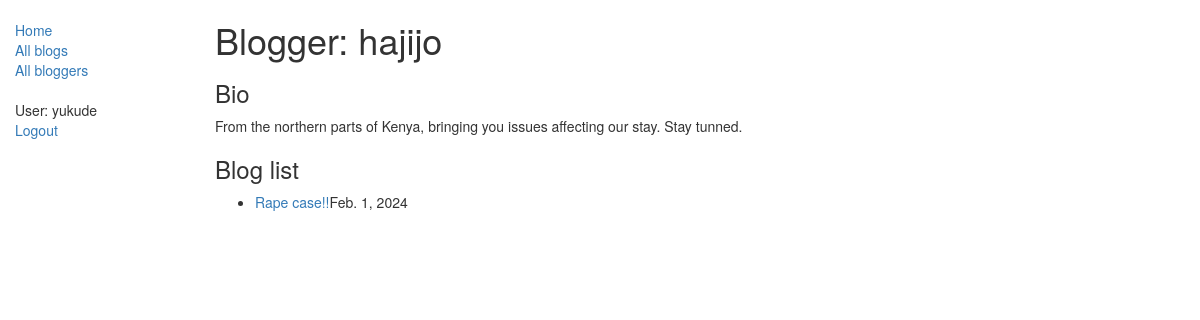
Page /blogger/2 (signed in) on the committed database.
### blog/models.py (models this page shows, shortened)
class BlogAuthor(models.Model):
    user = models.OneToOneField(User, on_delete=models.SET_NULL, null=True)
    bio = models.TextField(max_length=400, help_text="Enter your bio details here.")
    class Meta:
        ordering = ["user","bio"]
    def __str__(self):
        return self.user.username

class BlogPost(models.Model):
    name = models.CharField(max_length=200)
    author = models.ForeignKey(BlogAuthor, on_delete=models.SET_NULL, null=True)
    description = models.TextField(max_length=2000, help_text="Enter your blog text here.")
    post_date = models.DateField(default=date.today)
    class Meta:
        ordering = ["-post_date"]
    def get_absolute_url(self):
        return reverse('blog-detail', args=[str(self.id)])

### blog/views.py (the view)
# urls.py: path('blogger/<int:pk>', views.BlogListByAuthorView.as_view(), name='blogs-by-author'),
class BlogListByAuthorView(generic.ListView):
    model = BlogPost
    paginate_by = 5
    template_name = 'blog/blog_list_by_author.html'
    def get_queryset(self):
        id = self.kwargs['pk']
        target_author = get_object_or_404(BlogAuthor, pk = id)
        return BlogPost.objects.filter(author = target_author)
    def get_context_data(self, **kwargs):
        context = super(BlogListByAuthorView, self).get_context_data(**kwargs)
        context['blogger'] = get_object_or_404(BlogAuthor, pk=self.kwargs['pk'])
        return context

### blog/templates/blog/blog_list_by_author.html
{% extends "base_generic.html" %}
{% block content %}
    <h1>Blogger: {{ blogger }}</h1>
    <h3>Bio</h3>
    <p>{{blogger.bio}}</p>
    {% if blogpost_list %}
        <h3>Blog list</h3>
        <ul>
            {% for blog in blogpost_list %}
                <li><a href="{{ blog.get_absolute_url }}">{{ blog.name }}</a>{{blog.post_date}}</li>
            {% endfor %}
        </ul>
    {% else %}
        <p>This blogger hasn't posted anything yet.</p>
    {% endif %}
{% endblock %}

### blog/templates/base_generic.html (shortened to what this page needs)
<!DOCTYPE html>
<html lang="en">
<head>
    <link rel="stylesheet" href="https://maxcdn.bootstrapcdn.com/bootstrap/3.3.7/css/bootstrap.min.css">
    {% load static%}
    <link rel="stylesheet" href="{% static 'css/styles.css' %}">
</head>
<body>
    <div class="container-fluid">
        <div class="row">
            <div class="col-sm-2">
                {% block sidebar %}
                    <ul class="sidebar-nav">
                        <li><a href="{% url 'index' %}">Home</a></li>
                        <li><a href="{% url 'blogs' %}">All blogs</a></li>
                        <li><a href="{% url 'bloggers' %}">All bloggers</a></li>
                    </ul>
                    <ul class="sidebar-nav">
                        {% if user.is_authenticated %}
                            <li>User: {{ user.get_username }}</li>
                            <li><a href="{% url 'logout' %}?next={{request.path}}">Logout</a></li>
                        {% else %}
                            <li><a href="{% url 'login' %}?next={{request.path}}"></a></li>
                        {% endif %}
                    </ul>
                {% endblock %}
            </div>
            <div class="col-sm-10">
                {% block content %}{% endblock %}
            </div>
        </div>
    </div>
</body>
</html>

### blog/static/css/styles.css (style rules this page uses)
.sidebar-nav { margin-top: 20px; padding: 0; list-style: none; }

### rows in the picture
BlogAuthor: user.username "hajijo", bio "From the northern parts of Kenya, bringing you issues affecting our stay. Stay tunned."
BlogPost: name "Rape case!!", post_date "Feb. 1, 2024"

### other values in the picture
{{ user.get_username }} "yukude"
